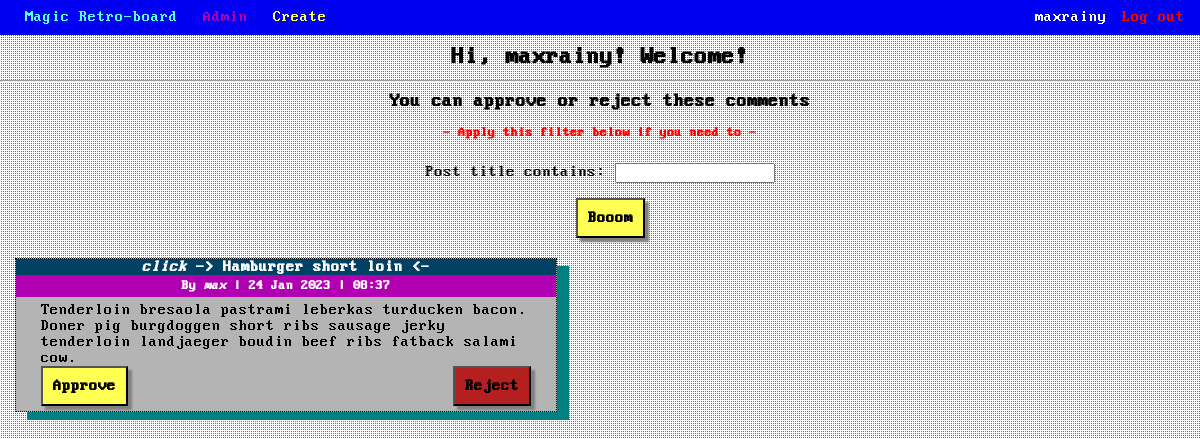
The app's page /profile/ (signed in) with its own data.
### board/models.py (models this page shows, shortened)
class Comment(models.Model):
    author = models.ForeignKey(User, on_delete=models.CASCADE, related_name='comment_user')
    text = models.TextField(max_length=255)  # simple text field to contain the comment
    post = models.ForeignKey(Post, on_delete=models.CASCADE, related_name='comment_post')  # o-t-o with Post
    rating = models.IntegerField(default=0)  # rating of the comment, starts from 0 initially
    created = models.DateTimeField(auto_now_add=True)  # time-field with automatically managed creation time
    approved = models.BooleanField(default=False)  # to check whether comment approved by the post author or not

class Post(models.Model):
    title = models.CharField(max_length=255)  # title column
    text = RichTextUploadingField()  # text column
    created = models.DateTimeField(auto_now_add=True)
    category = models.ForeignKey(Category, on_delete=models.CASCADE, related_name='post_category')  # o-t-o - Category
    author = models.ForeignKey(User, on_delete=models.CASCADE, related_name='post_user')  # o-t-o with User

### board/views.py (the view)
# urls.py: path('profile/', UserView.as_view(), name='user'),
class UserView(LoginRequiredMixin, ListView):
    template_name = 'profile.html'
    model = Comment
    context_object_name = 'coms'
    def get_queryset(self):
        queryset = super().get_queryset()
        self.filterset = CommentFilter(self.request.GET, queryset)
        return self.filterset.qs
    def get_context_data(self, **kwargs):
        context = super().get_context_data(**kwargs)
        context['filterset'] = self.filterset
        return context

### templates/profile.html (shortened to what this page needs)
{% extends 'flatpages/index.html' %}
{% block content %}
<h2 class="comment-heading">
    Hi, {{ user }}! Welcome!
</h2>
<hr>
<h3 class="comment-heading">
    You can approve or reject these comments
</h3>
<h5 class="comment-heading" style="color:red;">
    - Apply this filter below if you need to -
</h5>
<div>
    <form id="filter" class="comment-heading" action="" method="get">
        {{ filterset.form.as_p }}
    </form>
    <input form="filter" class="button-center boom" type="submit" value="Booom" />
</div>
{% for comment in coms %}
    {% if comment.author_id != user.id and not comment.approved %}
        <div class="shadow-comment dotted comment-profile">
            <h4 class="title">
                <a href="/news/{{ comment.post_id }}">
                    <i>click</i> -> {{ comment.post.title }} <-
                </a>
            </h4>
            <h5 class="author">
                By <i>{{ comment.author }}</i> |
                {{ comment.created|date:'d M Y' }} |
                {{ comment.created|date:'H:i' }}
            </h5>
            <div class="comment-text">
                {{ comment.text }}
                <div>
                    <button form="f_approve" name="com_approve" value="{{ comment.id }}" class="button-edit">
                        Approve
                    </button>
                    <button form="f_reject" name="com_delete" value="{{ comment.id }}" class="button-del">
                        Reject
                    </button>
                </div>
            </div>
        </div>
    {% endif %}
{% endfor %}
{% endblock %}

### templates/flatpages/index.html (shortened to what this page needs)
<!DOCTYPE html>
{% load static %}
<html lang="en">
    <head>
        <link href="{% static 'css/styles.css' %}" rel="stylesheet" />
    </head>
    <body>
        <div class="nav">
            <a class="nav-left" href="/news/" style="color:#53ffff; margin-left:25px;">
                Magic Retro-board
            </a>
            {% if user.is_superuser %}
                <a class="nav-left" href="/admin/" style="color:#b100b2;">
                    Admin
                </a>
            {% endif %}
                <a class="nav-left" href="/news/create/" style="color: #ffff53;">
                    Create
                </a>
            {% if user.is_authenticated %}
                <a class="logout nav-right" href="/accounts/logout/" >
                    Log out
                </a>
                <a class="nav-right" href="/profile/">
                    {{ user }}
                </a>
            {% endif %}
        </div>
        {% block content %}{% endblock content %}
    </body>
</html>

### static/css/styles.css (style rules this page uses)
.logout { color: red !important; }
html, body { margin: 0px; background-image: radial-gradient(circle at 2px 2px, #00a0a0 1px, transparent 0); background-size: 2px 2px; }
h1, h2, h3, h4, h5, h6, div, span, form, button, input, select, textarea { font-family: dos; }
.nav { background-color: #0000f3; position: sticky; top: 0; height: 35px; line-height: 35px; }
.nav-left { float: left; margin-left: 25px; }
.nav-right { float: right; padding-right: 15px; }
a:link { color: white; text-decoration: none; }
.author { margin-top: 0px; margin-bottom: 5px; height: auto; background-color: #b100b2; text-align: center; padding-top:4px; padding-bottom:4px; color: white; }
.title { margin-top: 0px; background-color: #004164; text-align: center; padding-top:0; color: white; margin-bottom: 0; }
.shadow-comment { margin-bottom: 10px; border: 1px, black, solid; box-shadow: 12px 8px teal; background-color: #b4b4b4; }
.dotted { border-style: dotted; }
.comment-heading { height: 15px; margin-top:10px; text-align: center; }
.comment-text { padding-left: 25px; padding-right: 25px; margin-bottom: 5px; }
.comment-profile { margin-left: 15px; width: 45%; }
.button-edit { display:inline-block; background-color: #ffff53; padding: 10px; box-shadow: 4px 4px 2px gray; font-size: 16px; font-weight: bold; }
.button-center { margin-top: 10px; margin-left: 48%; background-color: #ffff53; padding: 10px; box-shadow: 4px 4px 2px gray; font-size: 16px; font-weight: bold; }
.button-del { float: right; display:inline-block; background-color: #b51f1f; padding: 10px; box-shadow: 4px 4px 2px gray; font-size: 16px; font-weight: bold; }
.boom { margin-bottom: 20px; margin-top: 20px; }

### records on screen
Comment: post "Hamburger short loin", author "max", created "24 Jan 2023", created "08:37", text "Tenderloin bresaola pastrami leberkas turducken bacon. Doner pig burgdoggen short ribs sausage jerky tenderloin landjaeger boudin beef ribs fatback salami cow.", {{ comment.id }} 12 (drawn)

### other values on screen
{{ user }} "maxrainy"
